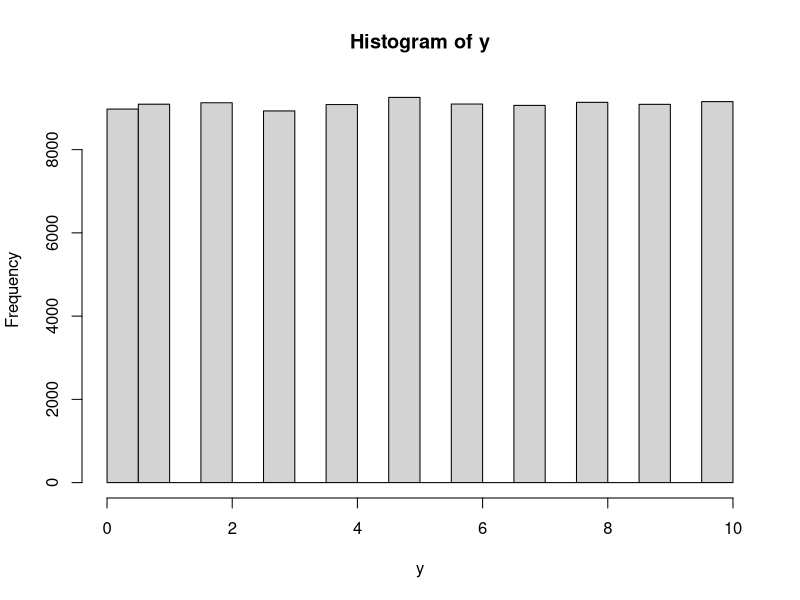
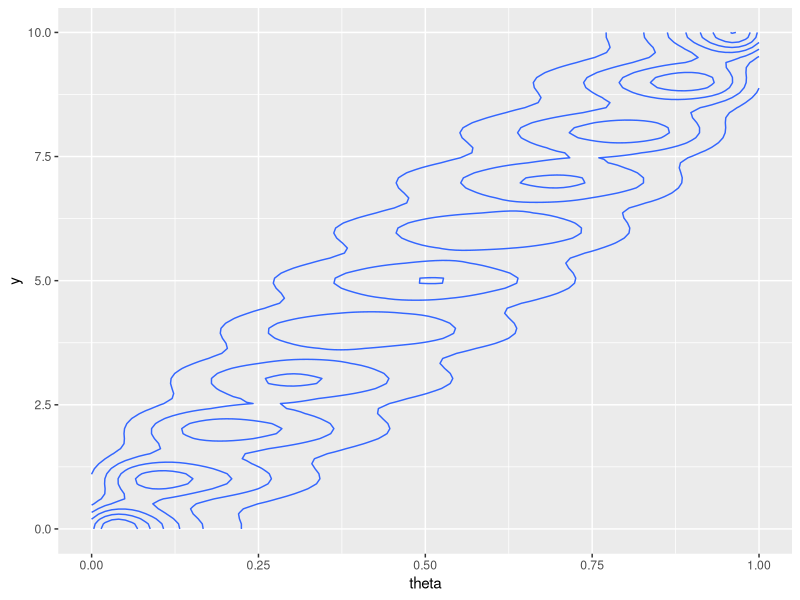
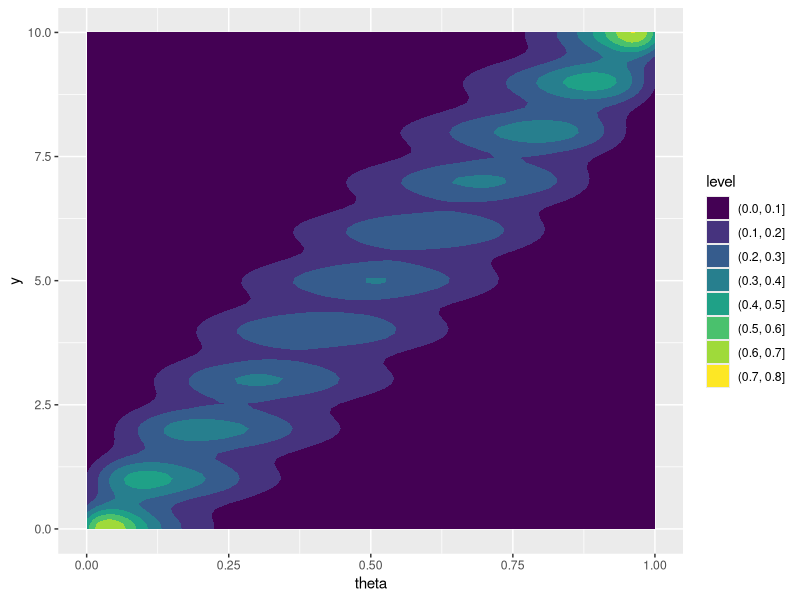
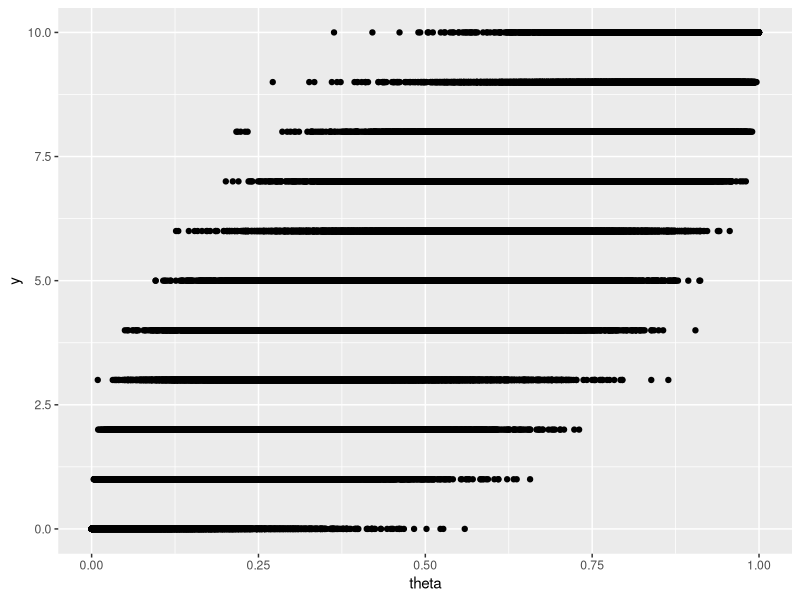

Here is the R script that generated these plots, in order:
theta<-runif(100000)
y<-rbinom(100000,10,prob=theta)
hist(y)
df<-data.frame(theta = theta, y = y)
View(df)
library(ggplot2)
h<- ggplot(df,aes(theta,y))
h + geom_density2d()
h + geom_density2d_filled()
h + geom_point()
